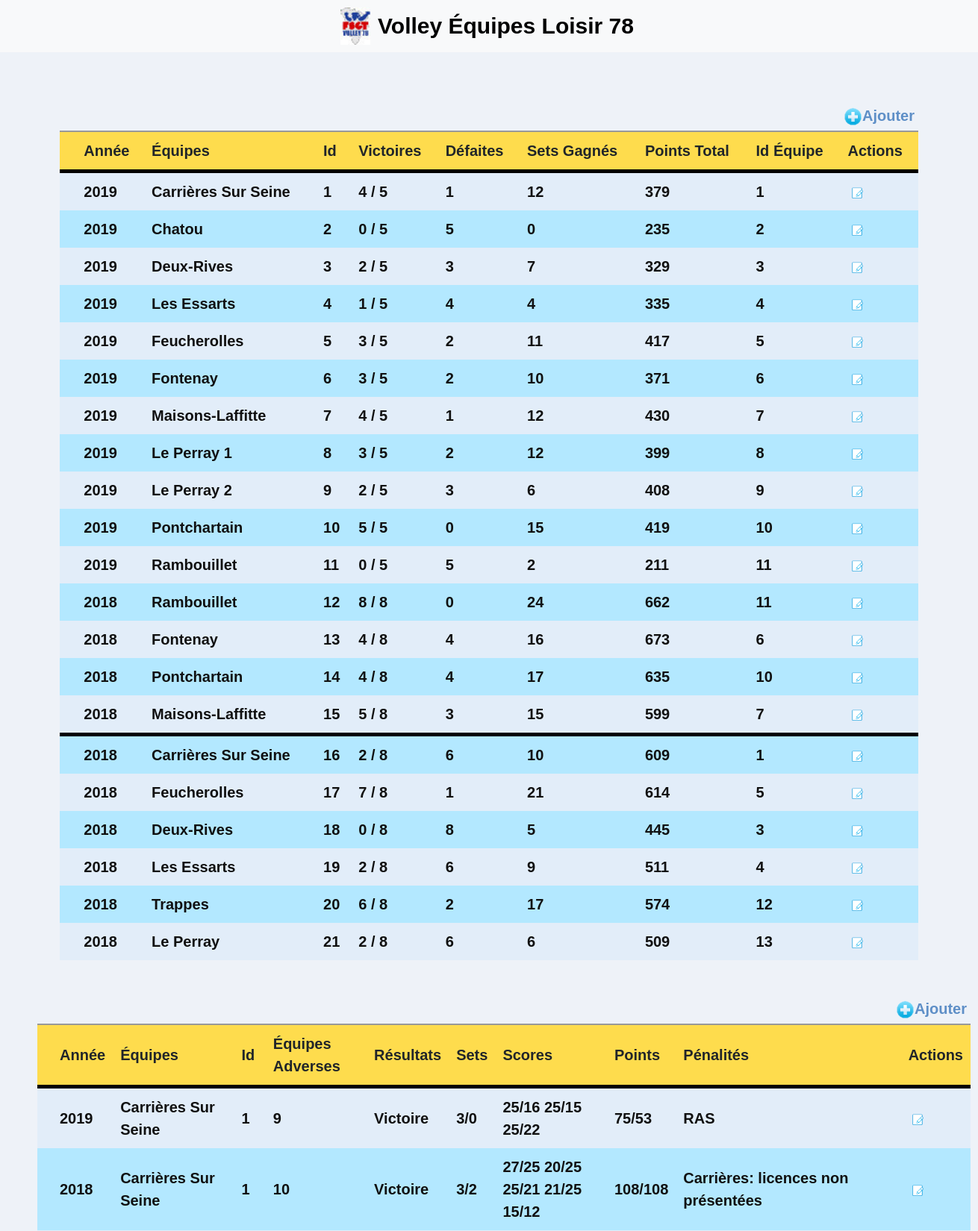
Page /crud/index.php (signed in, upper part) on the committed database.
### tables this page shows
CREATE TABLE IF NOT EXISTS `volley_resultats` (
  `id` int(11) NOT NULL AUTO_INCREMENT,
  `victoires` int(11) NOT NULL,
  `defaites` int(11) NOT NULL,
  `nb_sets_gagnes` int(11) NOT NULL,
  `nb_points_total` int(11) NOT NULL,
  `nb_matchs` int(11) NOT NULL,
  `annee` int(11) NOT NULL,
  `id_equipe` int(11) NOT NULL,
  PRIMARY KEY (`id`)
);

CREATE TABLE IF NOT EXISTS `volley_equipes` (
  `id` int(11) NOT NULL AUTO_INCREMENT,
  `nom` varchar(255) NOT NULL,
  PRIMARY KEY (`id`)
);

CREATE TABLE IF NOT EXISTS `volley_matchs` (
  `id` int(11) NOT NULL AUTO_INCREMENT,
  `id_equipe1` int(11) NOT NULL,
  `id_equipe2` int(11) NOT NULL,
  `resultat` varchar(255) NOT NULL,
  `sets` varchar(255) NOT NULL,
  `scores` varchar(255) NOT NULL,
  `points` varchar(255) NOT NULL,
  `penalites` varchar(255) NOT NULL,
  `annee` int(11) NOT NULL,
  PRIMARY KEY (`id`)
);

### include/require.php (called while the page is built, shortened)
<?php
$base = dirname(__FILE__);
require_once($base . "/class/Bdd.php");
require_once($base . "/class/Resultats.php");
require_once($base . "/class/Matchs.php");
require_once($base . "/head.php");
require_once($base . "/header.php");

### crud/index.php (called while the page is built, shortened)
<?php
require_once("../include/require.php");
$classementList = Resultats::getJoinTeamStats();
$matchList = Matchs::getJoinMatchStats();
require_once("views/index.view.php");
?>

### include/class/Bdd.php (called while the page is built, shortened)
<?php
class Bdd
{
    private static $_instance = null;
    private function __construct()
    {
        $this->conn = new PDO('mysql:host=localhost;dbname=volley;charset=utf8', 'root', '', array(PDO::ATTR_ERRMODE => PDO::ERRMODE_EXCEPTION));
    }
    public static function getInstance()
    {
        if (!static::$_instance) {
            static::$_instance = new Bdd();
        }
        return static::$_instance;
    }
}

### include/class/Resultats.php (called while the page is built, shortened)
<?php
class Resultats extends Bdd
{
    public static function getJoinTeamStats()
    {
        return Bdd::getInstance()->conn->query('SELECT *, volley_resultats.id as theId FROM `volley_resultats` INNER JOIN volley_equipes
            ON volley_resultats.id_equipe = volley_equipes.id');
    }
}
?>

### include/class/Matchs.php (called while the page is built, shortened)
<?php
class Matchs extends Bdd
{
    public static function getJoinMatchStats()
    {
        return Bdd::getInstance()->conn->query('SELECT *, volley_matchs.id_equipe1 as theId,  volley_matchs.id as myId FROM `volley_matchs` INNER JOIN volley_equipes
            ON volley_matchs.id_equipe1 = volley_equipes.id ORDER BY id_equipe1');
    }
}
?>

### crud/views/index.view.php (the view, shortened to what this page needs)
<div class="content" style="padding: 0 50px 50px;">
    <form name="frmUser" method="post">
        <div style="width:1150px; margin: 0 auto">
             <div style="text-align: right; padding-bottom:5px;">
                <a href="add.php" class="link">
                    <img alt='Add' title='Ajouter' src='../ressources/crud/add.png'
                        width='25px' height='25px'>Ajouter
                </a>
            </div>
            <table style="width: 1150px" border="0"
                   aria-describedby="listes résultats" class="tblListForm">
                <tr class="listheader">
                    <td></td>
                    <td>Année</td>
                    <td>Équipes</td>
                    <td>Id</td>
                    <td>Victoires</td>
                    <td>Défaites</td>
                    <td>Sets Gagnés</td>
                    <td>Points Total</td>
                    <td>Id Équipe</td>
                    <td>Actions</td>
                </tr>
                <?php
                $i = 0;
                foreach ($classementList as $row) {
                    if ($i % 2 == 0) {
                        $classname = "evenRow";
                    } else {
                        $classname = "oddRow";
                    }
                    ?>
                    <tr style="<?php if($row["id_equipe"] == 1) { ?>
                        border-top: 5px solid black !important <?php } ?>"
                        class="<?php if (isset($classname)) {
                            echo $classname;
                        } ?>"
                    >
                        <td></td>
                        <td><?php echo $row["annee"] ?></td>
                        <td><?php echo $row["nom"] ?></td>
                        <td><?php echo $row["theId"] ?></td>
                        <td>
                            <?php echo $row["victoires"]; ?> /
                            <?php echo $row["nb_matchs"]; ?>
                        </td>
                        <td><?php echo $row["defaites"]; ?></td>
                        <td><?php echo $row["nb_sets_gagnes"]; ?></td>
                        <td><?php echo $row["nb_points_total"]; ?></td>
                        <td><?php echo $row["id_equipe"]; ?></td>
                        <td>
                            <a href="edit.php?year=<?php echo $row["annee"] ?>&id=<?php echo $row["theId"]; ?>" class="link">
                                <img style="margin: 0 auto;" alt='Edit' title='Modifier'
                                     src='../ressources/crud/edit.png'
                                     width='15px' height='15px'/>
                            </a>
                        </td>
                    </tr>
                    <?php
                    $i++;
                }
                ?>
            </table>
        </div>
        <div style="width:1250px; margin: 50px auto 0">
             <div style="text-align: right; padding-bottom:5px;">
                <a href="addM.php" class="link">
                    <img alt='Add' title='Ajouter' src='../ressources/crud/add.png'
                        width='25px' height='25px'>Ajouter
                </a>
            </div>
            <table style="width: 1250px" border="0"
                   aria-describedby="listes matchs" class="tblListForm">
                <tr class="listheader">
                    <td></td>
                    <td>Année</td>
                    <td>Équipes</td>
                    <td>Id</td>
                    <td>Équipes Adverses</td>
                    <td>Résultats</td>
                    <td>Sets</td>
                    <td>Scores</td>
                    <td>Points</td>
                    <td>Pénalités</td>
                    <td>Actions</td>
                </tr>
                <?php
                $i = 0;
                foreach ($matchList as $row) {
                    if ($i % 2 == 0) {
                        $classname = "evenRow";
                    } else {
                        $classname = "oddRow";
                    }
                    ?>
                    <tr style="<?php if($i == 0 || $i == 5 || $i == 10 || $i == 15 || $i == 20
                        || $i == 25 || $i == 30 || $i == 35 || $i == 40 ||
                        $i == 45 || $i == 50 || $i == 55) { ?>
                        border-top: 5px solid black !important <?php } ?>"
                        class="<?php if (isset($classname)) {
                            echo $classname;
                        } ?>"
                    >
                        <td></td>
                        <td><?php echo $row["annee"] ?></td>
                        <td><?php echo $row["nom"] ?></td>
                        <td><?php echo $row["theId"] ?></td>
                        <td><?php echo $row["id_equipe2"] ?></td>
                        <td><?php echo $row["resultat"]; ?></td>
                        <td><?php echo $row["sets"]; ?></td>
                        <td><?php echo $row["scores"]; ?></td>
                        <td><?php echo $row["points"]; ?></td>
                        <td><?php echo $row["penalites"]; ?></td>
                        <td>
                            <a href="editM.php?year=<?php echo $row["annee"] ?>&id=<?php echo $row["myId"]; ?>" class="link">
                                <img style="margin: 0 auto;" alt='Edit' title='Modifier'
                                     src='../ressources/crud/edit.png'
                                     width='15px' height='15px'/>
                            </a>
                        </td>
                    </tr>
                    <?php
                    $i++;
                }
                ?>
            </table>
        </div>
    </form>
</div>

### include/head.php (shortened to what this page needs)
<!DOCTYPE html>
<html lang="fr">
<head>
    <?php if (isset($titleAdminCrud)) { ?>
    <link rel="stylesheet" href="../lib/bootstrap/bootstrap.min.css">
    <link rel="stylesheet" href="../lib/sweetalert/sweetalert.min.css">
    <link type="text/css" rel="stylesheet" href="../css/style.css">
    <?php } ?>
</head>

### include/header.php (shortened to what this page needs)
<?php require_once('require.php');
?>
<body <?php if (isset($title) && $title == "Page d'Accueil") { ?> class="maHome" <?php } ?> >
<nav style="justify-content: center;"
     class="navbar navbar-expand-lg navbar-light bg-light">
    <?php if (isset($titleAdminCrud)) { ?>
    <a style="text-decoration: none; color: #000000; display: flex;
                    margin: 0" href="../index.php">
        <img width="617" height="768" src="../ressources/favicon-origin.jpg" class="align-top"
             style="width: 40px; height: 50px;" alt="">
            <?php } ?>
            <h1 style="display: flex; align-items: center; font-size: 20px; font-weight: bold;
			    margin-left: 10px; font-size: 1.5rem !important; text-align: center;
                ">Volley Équipes Loisir 78
            </h1>
        </a>
</nav>

### css/style.css (style rules this page uses)
* { font-family: cursive, sans-serif !important; }
*:not(h1):not(h2) { font-weight: bold !important; font-size: 20px !important; }
html, body { width: 100%; height: 100%; margin: 0; }
body { background-color: #EEF2F8; }
a { text-decoration: none; }
.content { z-index: -1; width: 100%; margin-top: 70px; }
h1 { font-family: cursive; font-weight: normal; padding: 0; margin: 0; }
.logform input, a { margin: 5px; }
.registerr input, h1, h2 { margin: 5px; }
.evenRow { background-color: #E2EDF9; font-size: 12px; color: #101010; }
.oddRow { background-color: #B3E8FF; font-size: 12px; color: #101010; }
.tblListForm { border-top: 2px #999999 solid; }
.listheader { background-color: #fedc4d; font-size: 12px; font-weight: bold; }
.link { text-decoration: none; color: #5e8fc7; font-size: 11px; }

### crud/views/index.view.php (style rules this page uses)
td { padding: 10px; }

### rows in the picture
volley_resultats: annee "2019", volley_equipes.nom "Carrières Sur Seine", id "1", victoires "4", nb_matchs "5", defaites "1", nb_sets_gagnes "12", nb_points_total "379", id_equipe "1"
volley_resultats: annee "2019", volley_equipes.nom "Chatou", id "2", victoires "0", nb_matchs "5", defaites "5", nb_sets_gagnes "0", nb_points_total "235", id_equipe "2"
volley_resultats: annee "2019", volley_equipes.nom "Deux-Rives", id "3", victoires "2", nb_matchs "5", defaites "3", nb_sets_gagnes "7", nb_points_total "329", id_equipe "3"
volley_resultats: annee "2019", volley_equipes.nom "Les Essarts", id "4", victoires "1", nb_matchs "5", defaites "4", nb_sets_gagnes "4", nb_points_total "335", id_equipe "4"
volley_resultats: annee "2019", volley_equipes.nom "Feucherolles", id "5", victoires "3", nb_matchs "5", defaites "2", nb_sets_gagnes "11", nb_points_total "417", id_equipe "5"
volley_resultats: annee "2019", volley_equipes.nom "Fontenay", id "6", victoires "3", nb_matchs "5", defaites "2", nb_sets_gagnes "10", nb_points_total "371", id_equipe "6"
volley_resultats: annee "2019", volley_equipes.nom "Maisons-Laffitte", id "7", victoires "4", nb_matchs "5", defaites "1", nb_sets_gagnes "12", nb_points_total "430", id_equipe "7"
volley_resultats: annee "2019", volley_equipes.nom "Le Perray 1", id "8", victoires "3", nb_matchs "5", defaites "2", nb_sets_gagnes "12", nb_points_total "399", id_equipe "8"
volley_resultats: annee "2019", volley_equipes.nom "Le Perray 2", id "9", victoires "2", nb_matchs "5", defaites "3", nb_sets_gagnes "6", nb_points_total "408", id_equipe "9"
volley_resultats: annee "2019", volley_equipes.nom "Pontchartain", id "10", victoires "5", nb_matchs "5", defaites "0", nb_sets_gagnes "15", nb_points_total "419", id_equipe "10"
volley_resultats: annee "2019", volley_equipes.nom "Rambouillet", id "11", victoires "0", nb_matchs "5", defaites "5", nb_sets_gagnes "2", nb_points_total "211", id_equipe "11"
volley_resultats: annee "2018", volley_equipes.nom "Rambouillet", id "12", victoires "8", nb_matchs "8", defaites "0", nb_sets_gagnes "24", nb_points_total "662", id_equipe "11"
volley_resultats: annee "2018", volley_equipes.nom "Fontenay", id "13", victoires "4", nb_matchs "8", defaites "4", nb_sets_gagnes "16", nb_points_total "673", id_equipe "6"
volley_resultats: annee "2018", volley_equipes.nom "Pontchartain", id "14", victoires "4", nb_matchs "8", defaites "4", nb_sets_gagnes "17", nb_points_total "635", id_equipe "10"
volley_resultats: annee "2018", volley_equipes.nom "Maisons-Laffitte", id "15", victoires "5", nb_matchs "8", defaites "3", nb_sets_gagnes "15", nb_points_total "599", id_equipe "7"
volley_resultats: annee "2018", volley_equipes.nom "Carrières Sur Seine", id "16", victoires "2", nb_matchs "8", defaites "6", nb_sets_gagnes "10", nb_points_total "609", id_equipe "1"
volley_resultats: annee "2018", volley_equipes.nom "Feucherolles", id "17", victoires "7", nb_matchs "8", defaites "1", nb_sets_gagnes "21", nb_points_total "614", id_equipe "5"
volley_resultats: annee "2018", volley_equipes.nom "Deux-Rives", id "18", victoires "0", nb_matchs "8", defaites "8", nb_sets_gagnes "5", nb_points_total "445", id_equipe "3"
volley_resultats: annee "2018", volley_equipes.nom "Les Essarts", id "19", victoires "2", nb_matchs "8", defaites "6", nb_sets_gagnes "9", nb_points_total "511", id_equipe "4"
volley_resultats: annee "2018", volley_equipes.nom "Trappes", id "20", victoires "6", nb_matchs "8", defaites "2", nb_sets_gagnes "17", nb_points_total "574", id_equipe "12"
volley_resultats: annee "2018", volley_equipes.nom "Le Perray", id "21", victoires "2", nb_matchs "8", defaites "6", nb_sets_gagnes "6", nb_points_total "509", id_equipe "13"
volley_matchs: annee "2019", volley_equipes.nom "Carrières Sur Seine", id_equipe1 "1", id_equipe2 "9", resultat "Victoire", sets "3/0", scores "25/16 25/15 25/22", points "75/53", penalites "RAS"
volley_matchs: annee "2018", volley_equipes.nom "Carrières Sur Seine", id_equipe1 "1", id_equipe2 "10", resultat "Victoire", sets "3/2", scores "27/25 20/25 25/21 21/25 15/12", points "108/108", penalites "Carrières: licences non présentées"
